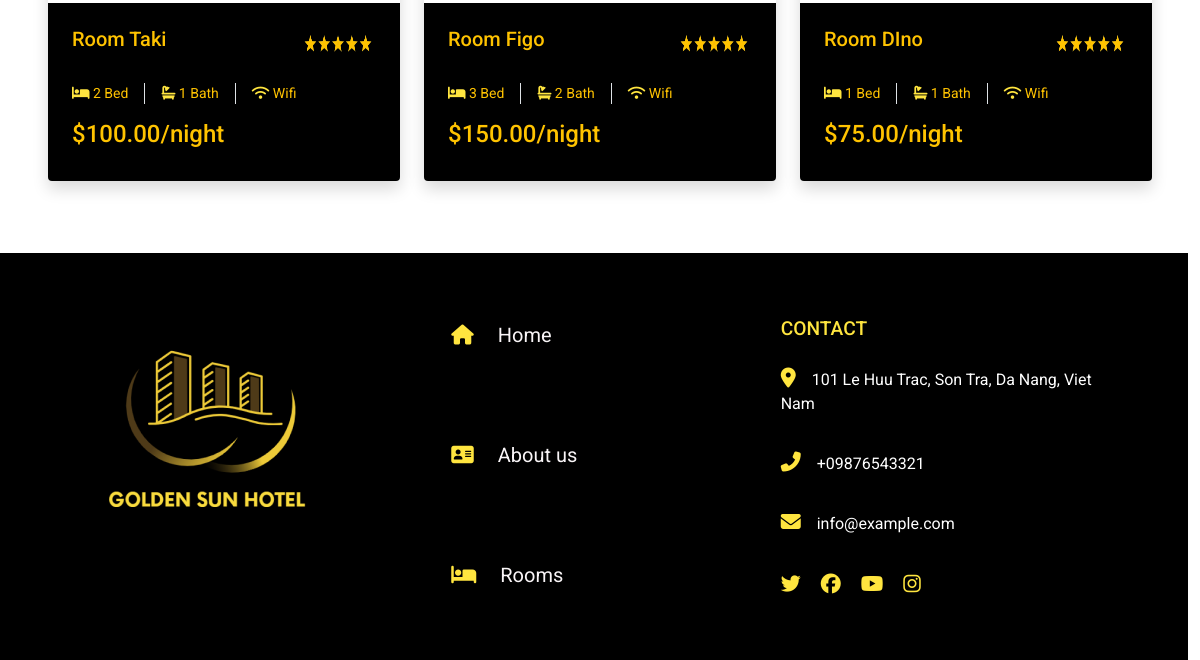
Page /index.php?controller=rooms&action=list (lower part) on the earlier database version.
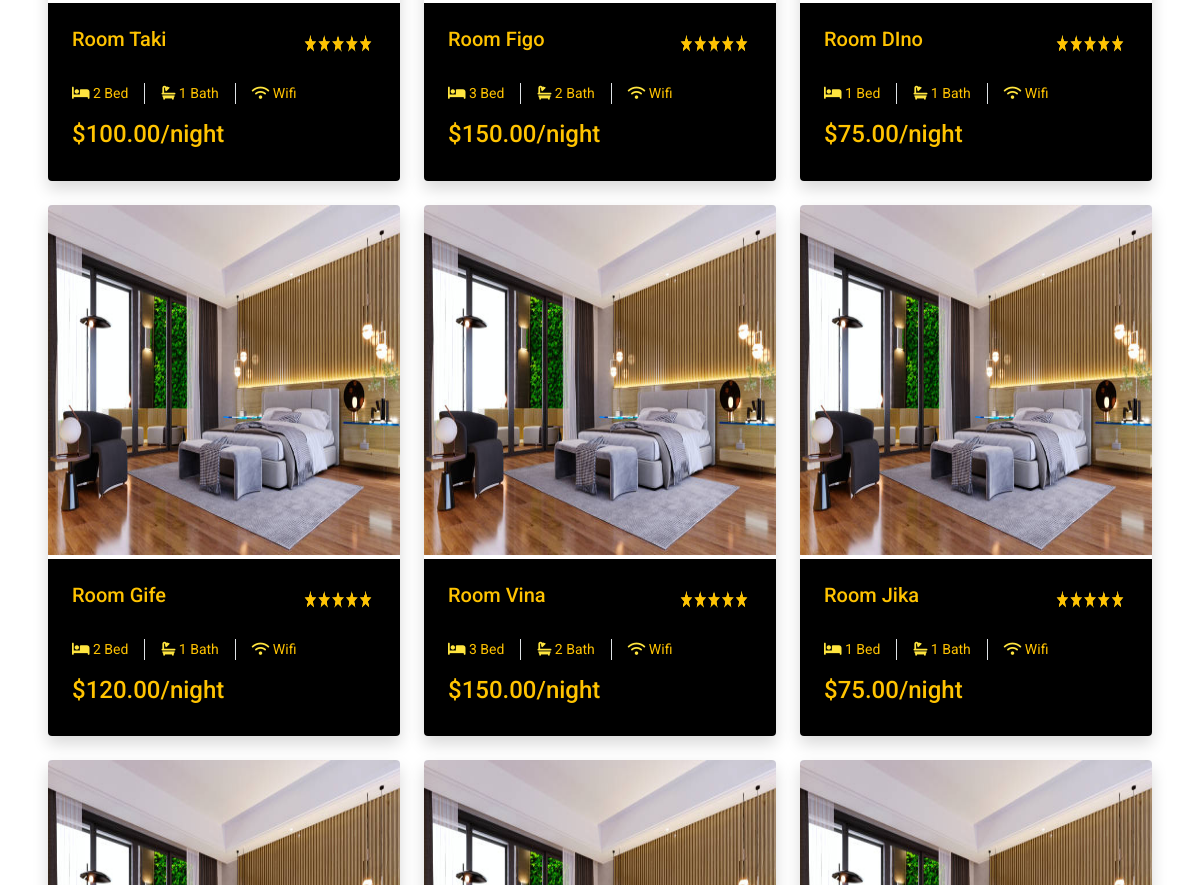
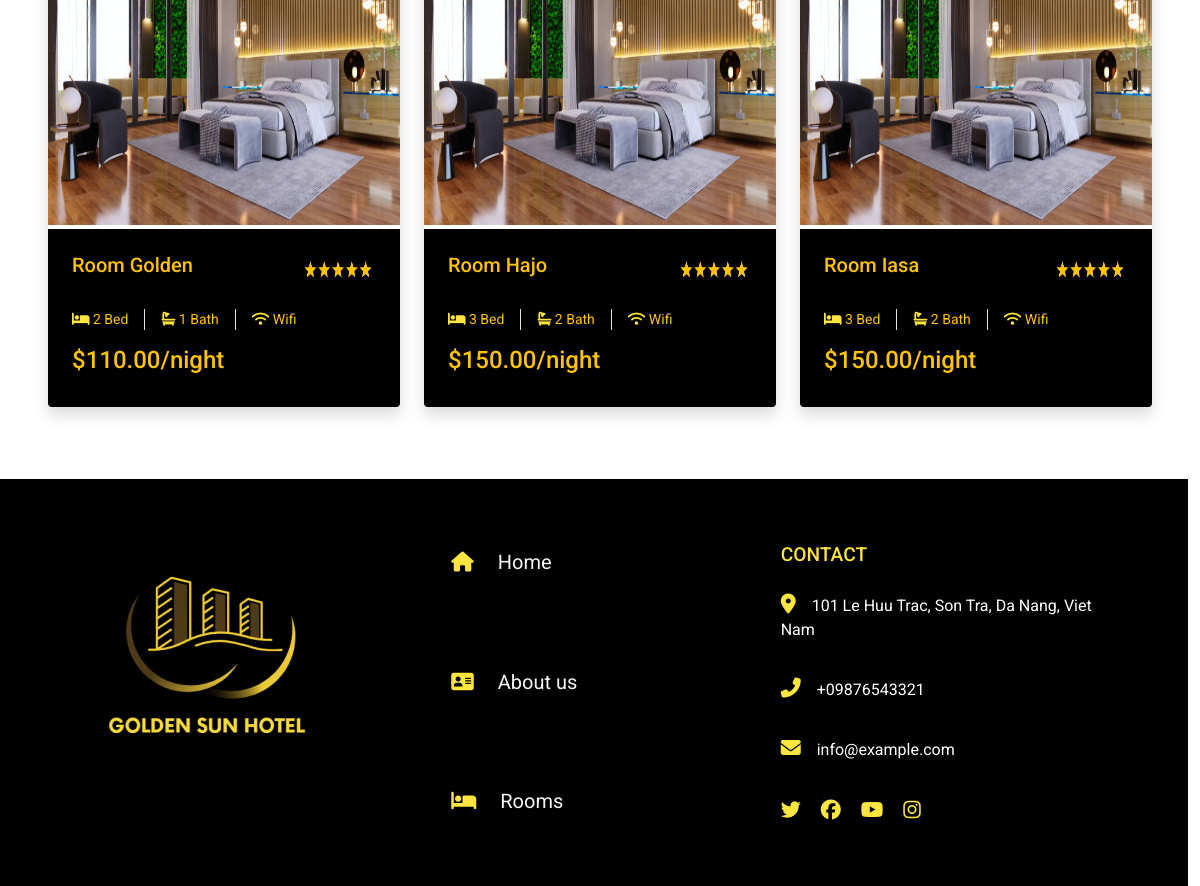
Same page on the later database version (2 pictures, top to bottom).
### tables this page shows
CREATE TABLE `rooms` (
  `id` bigint(20) NOT NULL,
  `name` varchar(50) DEFAULT NULL,
  `bedroom` int(50) DEFAULT NULL,
  `bathroom` int(50) DEFAULT NULL,
  `livingroom` int(50) DEFAULT NULL,
  `type` varchar(50) DEFAULT NULL,
  `price` decimal(10,2) DEFAULT NULL,
  `tax` decimal(10,2) DEFAULT NULL,
  `cleaning_fee` decimal(10,2) DEFAULT NULL,
  `description` text DEFAULT NULL,
  `status` tinyint(1) DEFAULT NULL,
  `updated_at` timestamp NOT NULL DEFAULT current_timestamp() ON UPDATE current_timestamp(),
  `created_at` timestamp NOT NULL DEFAULT current_timestamp()
);

### controllers/web/roomcontroller.php (called while the page is built, shortened)
<?php
include_once 'models/RoomModel.php';
class RoomController
{
    private $roomModel;
    public function __construct()
    {
        $this->roomModel = new RoomModel();
    }
    public function handleRequest()
    {
        $action = isset($_GET['action']) ? $_GET['action'] : 'list';
        switch ($action) {
            case 'list':
                $this->getListRoom();
                break;
        }
    }
    private function getListRoom()
    {
        $rooms = $this->roomModel->getList();
        include 'views/web/rooms/room.view.php';
    }
}

### routes/web.route.php (called while the page is built, shortened)
<?php
include 'controllers/web/RoomController.php';
$controller = isset($_GET['controller']) ? $_GET['controller'] : 'index';
$routes = [
    'index' => 'HomeController',
    'about' => 'aboutcontroller',
    'detail' => 'detailcontroller',
    'bookings' => 'bookingcontroller',
    'payments' => 'paymentController',
    'rooms' => 'RoomController',
    'auth' => 'AuthController'
];
if (array_key_exists($controller, $routes)) {
    $admin = new $routes[$controller];
    $admin->handleRequest();
} else {
    http_response_code(404);
    require 'views/errors/404.php';
    die();
}

### index.php (called while the page is built, shortened)
<?php
require 'routes/web.route.php';

### config/database.php (called while the page is built, shortened)
<?php
class ConnectDB {
    private $server = 'localhost';
    private $username = 'root';
    private $password = '';
    private $database = 'hotel_management';
    protected function connect() {
        $connect = mysqli_connect($this->server,
            $this->username,
            $this->password,
            $this->database);
        mysqli_set_charset($connect,"utf8");
        return $connect;
    }
}
?>

### models/RoomModel.php (called while the page is built, shortened)
<?php
include_once 'config/database.php';
class RoomModel extends ConnectDB
{
    function getList() {
        $sql = "SELECT * FROM rooms";
        return mysqli_query($this->connect(),$sql);
    }
}
?>

### views/web/rooms/room.view.php (the view, shortened to what this page needs)
<?php include "./views/web/partials/header.view.php"
?>
<body>
    <div class="row mt-3 mb-4 g-4 p-5" id="pp">
    <?php
    while ($row = $rooms->fetch_assoc()) {
    ?>
    <div class="col-lg-4 col-md-6">
      <div class="room-item shadow rounded overflow-hidden">
        <div class="position-relative">
          <a href="index.php?controller=rooms&action=detail&id=<?php echo $row['id']?>">
            <img id="img6" src="/assets/web/images/anh5.png" alt="" width="100%" height="350px">
          </a>
        </div>
        <div class="room p-4 mt-1">
          <div class="d-flex justify-content-between mb-3">
            <h5 class=" mb-0"><?php echo $row['name'] ?></h5>
            <img src="/assets/web/images/star.png" alt="star" width="25%" height="40px">
          </div>
          <div class="d-flex mb-3">
            <small class="border-end me-3 pe-3"><i class="fa fa-bed" aria-hidden="true"></i>
              </i><?php echo $row['bedroom'] ?> Bed</small>
            <small class="border-end me-3 pe-3"><i class="fa fa-bath" aria-hidden="true"></i>
              </i><?php echo $row['bathroom'] ?> Bath</small>
            <small><i class="fa fa-wifi" aria-hidden="true"></i>
              </i>Wifi</small>
          </div>
          <div class="d-flex justify-content-between">
            <h4>$<?php echo $row['price'] ?>/night</h4>
          </div>
        </div>
      </div>
    </div>
<?php
}
    ?>
  </div>
</body>
</html>
<?php include "./views/web/partials/footer.view.php"
?>

### views/web/partials/header.view.php (shortened to what this page needs)
<!DOCTYPE html>
<html lang="en" class="h-full bg-gray-100">
<head>
    <link href="https://cdn.jsdelivr.net/npm/bootstrap@5.0.2/dist/css/bootstrap.min.css" rel="stylesheet">
    <link rel="stylesheet" href="https://stackpath.bootstrapcdn.com/font-awesome/4.7.0/css/font-awesome.min.css">
    <link rel="stylesheet" href="https://stackpath.bootstrapcdn.com/bootstrap/4.3.1/css/bootstrap.min.css">
    <link rel="stylesheet" href="https://cdnjs.cloudflare.com/ajax/libs/font-awesome/4.7.0/css/font-awesome.min.css">
    <link rel="stylesheet" href="https://cdnjs.cloudflare.com/ajax/libs/font-awesome/6.4.2/css/all.min.css">
</head>
<body>
</body>

### views/web/partials/footer.view.php (shortened to what this page needs)
<!DOCTYPE html>
<html lang="en">
<head>
    <link rel="stylesheet" href="https://cdnjs.cloudflare.com/ajax/libs/font-awesome/6.4.2/css/all.min.css">
    <link href="https://cdn.jsdelivr.net/npm/bootstrap@5.0.2/dist/css/bootstrap.min.css" rel="stylesheet">
    <link rel="stylesheet" href="https://stackpath.bootstrapcdn.com/font-awesome/4.7.0/css/font-awesome.min.css">
</head>
<body>
    <div class="row container-fluid footer" id="footer">
        <div class=" row justify-content-around  p-lg-4 ">
            <div class="contact-item col-md-12 col-lg-4">
                <a href=""><img src="../../../assets/web/images/logo.png" alt="logo"></a>
            </div>
            <div class="col-md-6 col-lg-4  justify-content-around align-content-end ">
                <div class="icon">
                    <i class="fa fa-home" aria-hidden="true"></i>
                    <a class="nav_text_footer" href="hotel_home_page.html">Home</a>
                </div>
                <div class="icon">
                    <i class="fa fa-address-card" aria-hidden="true"></i>
                    <a class="nav_text_footer" href="hotel_about_us_page.html">About us</a>
                </div>
                <div class="icon">
                    <i class="fa fa-bed" aria-hidden="true"></i>
                    <a class="nav_text_footer" href="hotel_rooms_page.html">Rooms</a>
                </div>
            </div>
            <div class="icon col-md-6 col-lg-4 ">
                <h6 class="section-title text-white text-uppercase" style="font-size: larger;">Contact</h6>
                <p class="mb-3 text-white"><i class="fa fa-map-marker-alt me-3"></i>101 Le Huu Trac, Son Tra, Da Nang, Viet Nam</p>
                <p class="mb-3 text-white"><i class="fa fa-phone-alt me-3"></i>+09876543321</p>
                <p class="mb-2 text-white"><i class="fa fa-envelope me-3"></i>info@example.com</p>
                <div class="d-flex pt-2">
                    <a class="btn-social" href="#"><i class="fab fa-twitter"></i></a>
                    <a class="btn-social" href="#"><i class="fab fa-facebook-f"></i></a>
                    <a class="btn-social" href="#"><i class="fab fa-youtube"></i></a>
                    <a class="btn-social" href="#"><i class="fab fa-instagram"></i></a>
                </div>
            </div>
        </div>
    </div>
</body>
</html>

### assets/web/css/header.footer.css.php (style rules this page uses)
body { margin: 0; padding: 0; font-family: 'Roboto', sans-serif; }
.fa { color: #ffe53f; }
.section-title { color: #ffe53f !important; }
a { color: #f9f5f7; font-family: 'Roboto', sans-serif; font-size: 20px; font-style: normal; font-weight: 400; line-height: normal; text-decoration: none; }
.icon i { color: #ffe53f; font-size: 20px; margin-right: 20px; }
#footer { padding-left: 50px; width: 100%; background-color: #000000 !important; }
.col-md-6.col-lg-4 { display: flex; flex-direction: column; gap: 20px; }

### assets/web/css/home.css.php (style rules this page uses)
.room { background-color: black; color:#FFC300; }
.row { padding: 10px; margin-top: 20px; }

### assets/web/css/about.css.php (style rules this page uses)
.icon { padding: 30px; }

### assets/web/css/detail.css.php (style rules this page uses)
.col-md-6.col-lg-4 { display: flex; flex-direction: column; gap: 20px; }

Differences in the rows shown:
added rooms: name "Room Gife", bedroom "2", bathroom "1", price "120.00"
added rooms: name "Room Vina", bedroom "3", bathroom "2", price "150.00"
added rooms: name "Room Jika", bedroom "1", bathroom "1", price "75.00"
added rooms: name "Room Golden", bedroom "2", bathroom "1", price "110.00"
added rooms: name "Room Hajo", bedroom "3", bathroom "2", price "150.00"
added rooms: name "Room Iasa", bedroom "3", bathroom "2", price "150.00"
